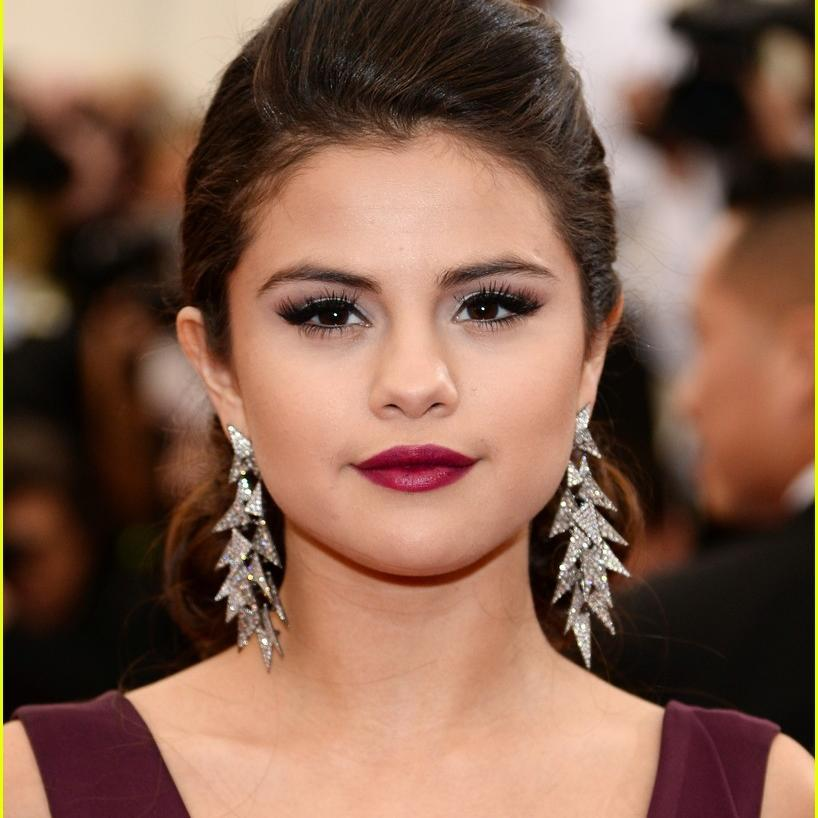
//> input picture Face detection/selena.jpeg, 818 x 818 px
$ ./FaceDetection selena.jpeg   (built with g++ and OpenCV 4)
//> lines starting //> are read from the running program, lines starting //| are printed output that depends on the picture
// FaceDetection.cpp : This file contains the 'main' function. Program execution begins and ends there.
//

#include "pch.h"
#include <iostream>
#include <opencv2/objdetect.hpp>
#include <opencv2/imgproc.hpp>
#include <opencv2/highgui.hpp>

using namespace std;
using namespace cv;

Mat image;
int face_scale = 0;
int eye_scale = 0;
const int max_face_scale = 5;
const int max_eye_scale = 5;

CascadeClassifier face_cascade;
CascadeClassifier eyes_cascade;

void detectFace(int, void*);

int main(int argc, char** argv)
{
	if (argc != 2) {
		return -2;
	}
	image = imread(argv[1], 1);
//> image is the input picture: 818 rows x 818 cols, CV_8UC3; mean B, G, R 77.9, 95.8, 131
	if (image.empty()) {
		cout << "Could not find image\n";
		return -1;
	}


	if (!face_cascade.load("C:/source/opencv/sources/data/haarcascades/haarcascade_frontalface_alt.xml")) {
		cout << "Error loading face cascade\n";
		return -1;
	}
	if (!eyes_cascade.load("C:\\source\\opencv\\sources\\data\\haarcascades\\haarcascade_eye_tree_eyeglasses.xml")) {
		cout << "Error loading eyes cascade\n";
		return -1;
	}

	namedWindow("face detection", WINDOW_AUTOSIZE);
	createTrackbar("face", "face detection", &face_scale, max_face_scale, detectFace);
	createTrackbar("eyes", "face detection", &eye_scale, max_eye_scale, detectFace);

	detectFace(0, 0);
	waitKey(0);
	return 0;
}

void detectFace(int, void*) {
	double f_scale = double(face_scale)*0.02 + 1.01;
	double e_scale = double(eye_scale)*0.02 + 1.01;

	Mat image_gray;
	cvtColor(image, image_gray, COLOR_BGR2GRAY);
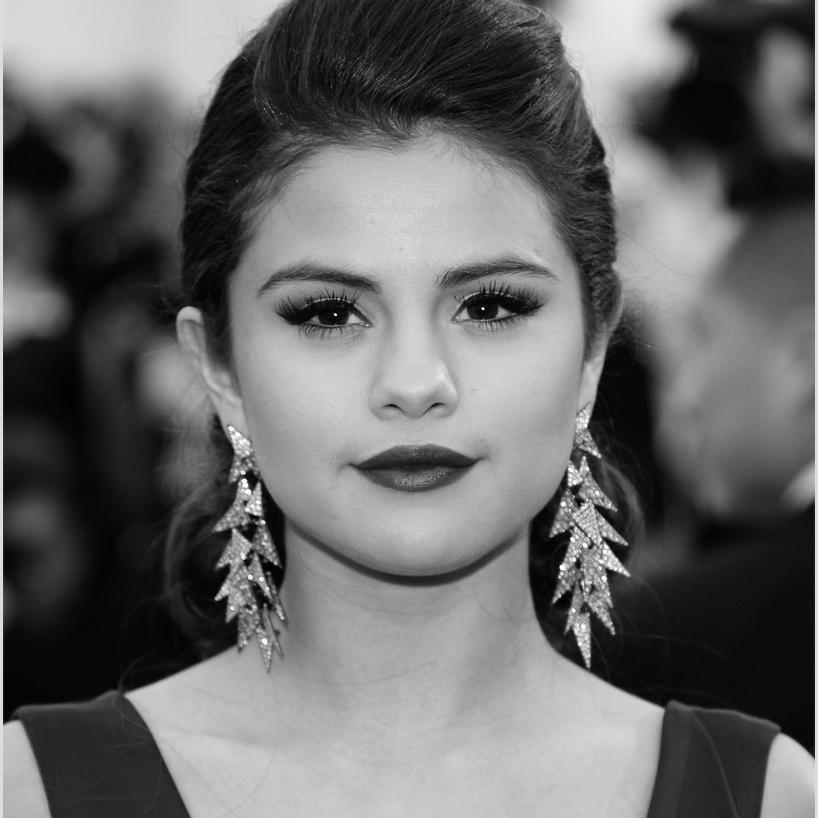
//> image_gray: 818 rows x 818 cols, CV_8UC1; min 0, max 255, mean 104.3
	equalizeHist(image_gray, image_gray);
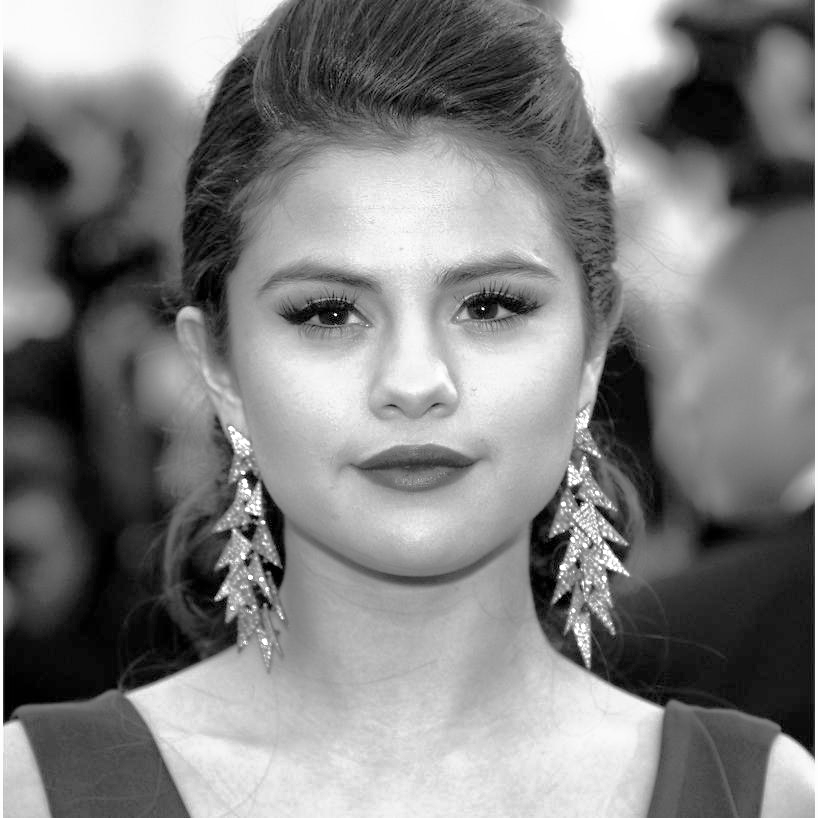
//> image_gray: 818 rows x 818 cols, CV_8UC1; min 0, max 255, mean 128.2
	Mat image2 = image.clone();

	vector<Rect> faces;
	face_cascade.detectMultiScale(image_gray, faces, f_scale, 3, 0, Size(50, 50));
//> faces = 1 Rect (x, y, width, height): [200, 146, 427, 427]

	for (size_t i = 0; i < faces.size(); i++) {
		int x = faces[i].x, y = faces[i].y;
		int w = faces[i].width, h = faces[i].height;

		rectangle(image2, Point(x, y), Point(x + w, y + h), Scalar(0, 0, 255), 3);

		Mat faceROI = image_gray(faces[i]);

		vector<Rect> eyes;
		eyes_cascade.detectMultiScale(faceROI, eyes, e_scale);

		for (size_t j = 0; j < eyes.size(); j++) {
			int ex = faces[i].x + eyes[j].x, ey = faces[i].y + eyes[j].y;
			int ew = eyes[j].width, eh = eyes[j].height;
			rectangle(image2, Point(ex, ey), Point(ex + ew, ey + eh), Scalar(255, 255, 0), 3);
		}

		imshow("face detection", image2);

	}
//> this loop made 1 pass
//> pass 1, in detectFace, `Mat faceROI = image_gray(faces[i]);`:
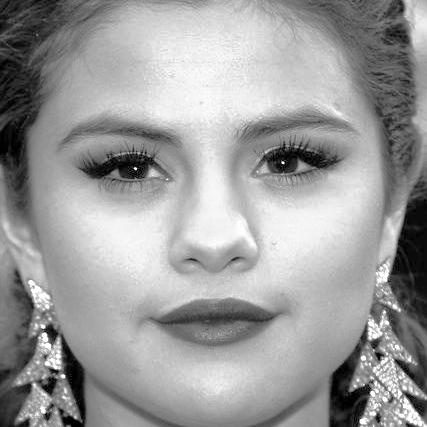
//> faceROI: 427 rows x 427 cols, CV_8UC1; min 0, max 255, mean 155.9
//> pass 1, in detectFace, `imshow("face detection", image2);`:
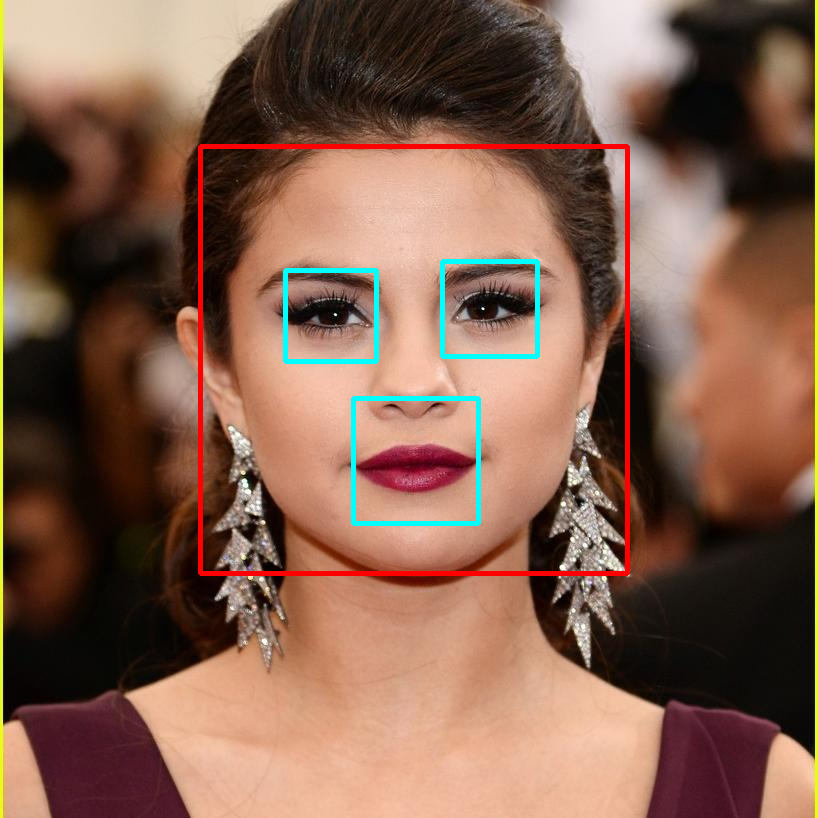
//> window 'face detection': 818 rows x 818 cols, CV_8UC3; mean B, G, R 78.3, 95.8, 131
}
